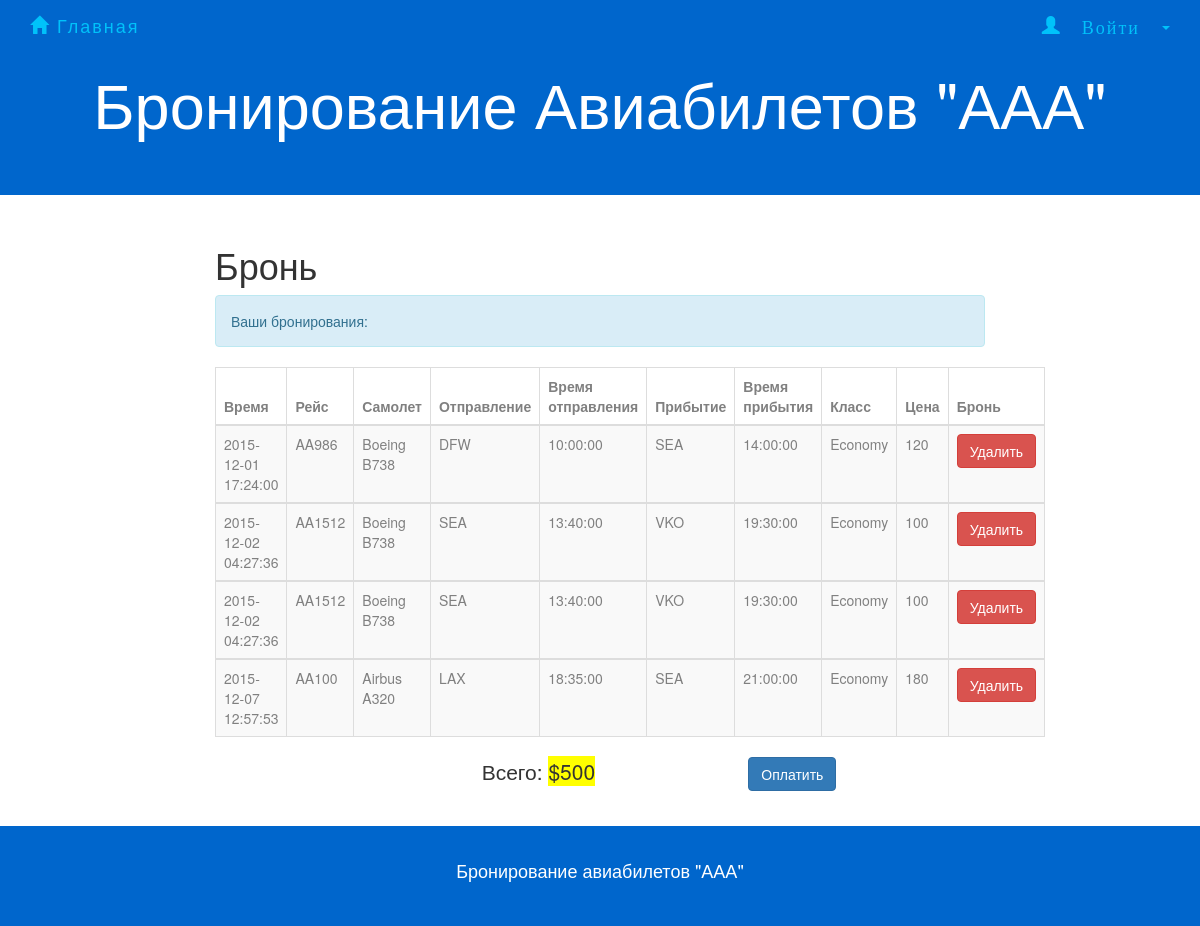
The app's page /cartshow.php (signed in) with its own data.
### tables this page shows
CREATE TABLE `flight` (
  `number` varchar(20) NOT NULL,
  `airplane_id` varchar(10) NOT NULL,
  `departure` varchar(10) NOT NULL,
  `d_time` time NOT NULL,
  `arrival` varchar(10) NOT NULL,
  `a_time` time NOT NULL
);

CREATE TABLE `book` (
  `ID` int(11) NOT NULL,
  `time` datetime NOT NULL,
  `date` date NOT NULL,
  `flightno` varchar(10) NOT NULL,
  `username` varchar(45) NOT NULL,
  `classtype` varchar(20) NOT NULL,
  `paid` int(1) DEFAULT '0'
);

CREATE TABLE `airplane` (
  `ID` varchar(10) NOT NULL,
  `type` varchar(10) NOT NULL,
  `company` varchar(20) NOT NULL
);

CREATE TABLE `class` (
  `number` varchar(10) NOT NULL,
  `name` varchar(20) NOT NULL,
  `capacity` int(11) NOT NULL,
  `price` float NOT NULL
);

### cartshow.php (the view, shortened to what this page needs)
<!DOCTYPE html>
<html>
<html lang="en">
<head>
    <link rel="stylesheet" href="http://maxcdn.bootstrapcdn.com/bootstrap/3.3.5/css/bootstrap.min.css">
    <link rel="stylesheet" href="forcompany.css">
    <link rel="stylesheet" href="homepage.css">
    <link rel="stylesheet" href="AdminSignin.css">
</head>
<body>
    <nav class="navbar navbar-default navbar-fixed-top">
        <div class="container">
            <div class="navbar-header">
                <a class="navbar-brand" href="homepage.html"><span class="glyphicon glyphicon-home"></span> Главная</a>
            </div>
            <div class="collapse navbar-collapse" id="myNavbar">
                <ul class="nav navbar-nav navbar-right">
                    <li class="dropdown" id = "new">
                        <a class="dropdown-toggle" data-toggle="dropdown" href="#"><span class="glyphicon glyphicon-user"> Войти&nbsp;</span><span class="caret"></span>
                        </a>
                          </li>
                        </ul>
            </div>
        </div>
    </nav>
<div class="jumbotron text-center">
        <h1>Бронирование Авиабилетов "ААА"</h1>
</div>
<div class="container-fluid text-center">
  <div class="row content">
    <div class="col-sm-2 sidenav">
    </div>
    <div class="col-sm-8 text-left">
      <h1>Бронь</h1>
<?php
include_once 'dbconnect2.php';
if(!isset($_SESSION['user'])){
    header("Location: customersignin.html");
}else{
    $user = $_SESSION['user'];
$sql = "SELECT FL.number AS FLnumber, company, type, B.ID AS bookid, time, B.date,  departure, d_time, arrival, a_time, C.name AS classname, capacity, price
            FROM flight FL,  class C, airplane AP , book B
            WHERE (FL.number = C.number) AND (B.flightno = c.number) AND (classtype = C.name) AND (FL.airplane_id = AP.ID)
            AND  B.username = '$user' AND paid = '0'
            ORDER BY time";
$result = mysqli_query($con,$sql);
$rowcount = mysqli_num_rows($result);
    if($rowcount == 0){
        echo "<div class='alert alert-info'><strong>Брони нет.</strong></div>";
    }
    else{
    echo "<div class='alert alert-info'>Ваши бронирования:</div>";
    echo "<table class='table table-bordered table-striped table-hover'>
          <thead>
          <tr>
            <th>Время</th>
            <th>Рейс</th>
            <th>Самолет</th>
            <th>Отправление</th>
            <th>Время отправления</th>
            <th>Прибытие</th>
            <th>Время прибытия</th>
            <th>Класс</th>
            <th>Цена</th>
            <th>Бронь</th>
          </tr>
          </thead>";
    while($row = mysqli_fetch_array($result)) {
        echo "<tbody><tr>";
        echo "<td>" . $row['time'] . "</td>";
        echo "<td>" . $row['FLnumber'] . "</td>";
        echo "<td>" . $row['company']." ".$row['type']. "</td>";
        echo "<td>" . $row['departure'] . "</td>";
        echo "<td>" . $row['d_time'] . "</td>";
        echo "<td>" . $row['arrival'] . "</td>";
        echo "<td>" . $row['a_time'] . "</td>";
        echo "<td>" . $row['classname'] . "</td>";
        echo "<td>" . $row['price'] . "</td>";
            $seatreserved = "SELECT flightno, classtype, COUNT(*)
                        FROM book B
                        WHERE B.date = '".$row['date']."' AND B.flightno = '".$row['FLnumber']."'AND B.classtype ='".$row['classname']."' AND paid=1
                        GROUP BY flightno, classtype";
            $reserved = mysqli_query($con, $seatreserved);
            $reservedNumber = mysqli_fetch_array($reserved);
            $capacity = mysqli_query($con, "SELECT capacity FROM class C WHERE C.number='".$row['FLnumber']."' AND C.name= '".$row['classname']."'");
            $capacityNumber = mysqli_fetch_array($capacity);
            if(mysqli_num_rows($reserved)>0){
                $availableNumber = $capacityNumber['capacity'] - $reservedNumber['COUNT(*)'];
            }else{
                $availableNumber = $capacityNumber['capacity'];
            }
        if($availableNumber>0){
        echo '<td>
            <form action="cartdelete.php" method="post">
            <input type="hidden" name="bookid" value="'.$row['bookid'].'" >
            <button type="submit" class="btn btn-danger">Удалить</button></div>
            </form>
            </td>';
        }else{
            echo "<td><button type='button' class='btn btn-warning' onclick='myFunction()'>Сейчас нет свободных мест</button></td>";
        }
		$sum = mysqli_query($con,"SELECT SUM(price)
							            FROM book B, class C
							            WHERE B.username = '$user' AND paid = '0'
							            AND classtype=C.name AND flightno = C.number");
		$t = mysqli_fetch_array($sum);
		$total = $t['SUM(price)'];
        echo "</tr>";
    }
    echo " </tbody></table>";
    echo " <form action='pay.php' method='post'>";
    echo "<div class='row'>
			  <div class='col-sm-4'></div>
			  <div class='col-sm-4'><p class='lead'>Всего: <span id='total'>$".$total."</span></p></div>
			  <div class='col-sm-4'><button type='submit' class='btn btn-primary'>Оплатить</button></div>
			</div>";
    echo "</form>";
    echo "<br>";
    }
}
?>
<footer class="container-fluid text-center">
        <p>Бронирование авиабилетов "ААА"</p>
</footer>
</body>
</html>

### forcompany.css (style rules this page uses)
.jumbotron { background-color: #0066cc; color: #ffffff; }
.navbar { margin-bottom: 0; background-color: #0066cc; border: 0; font-size: 18px !important; letter-spacing: 2px; opacity: 0.9; }
.navbar li a, .navbar .navbar-brand { color: #00ccff !important; }
footer { background-color: #0066cc; color: #fff; padding: 32px; font-size: 18px; }
#total { background-color: yellow; }

### AdminSignin.css (style rules this page uses)
th { width: 50px; height: 10px; color: gray; }
td { color: gray; }

### records on screen
flight: book.time "2015-12-01 17:24:00", number "AA986", airplane.company "Boeing", airplane.type "B738", departure "DFW", d_time "10:00:00", arrival "SEA", a_time "14:00:00", class.name "Economy", class.price "120"
flight: book.time "2015-12-02 04:27:36", number "AA1512", airplane.company "Boeing", airplane.type "B738", departure "SEA", d_time "13:40:00", arrival "VKO", a_time "19:30:00", class.name "Economy", class.price "100"
flight: book.time "2015-12-07 12:57:53", number "AA100", airplane.company "Airbus", airplane.type "A320", departure "LAX", d_time "18:35:00", arrival "SEA", a_time "21:00:00", class.name "Economy", class.price "180"

### other values on screen
$total "500"
